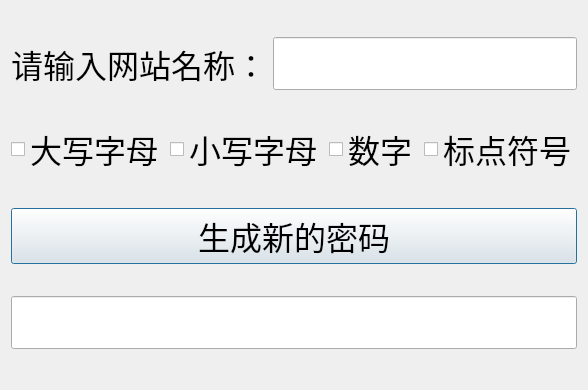
<?xml version="1.0" encoding="UTF-8"?>
<ui version="4.0">
 <class>PasswordGenerator</class>
 <widget class="QDialog" name="PasswordGenerator">
  <property name="geometry">
   <rect>
    <x>0</x>
    <y>0</y>
    <width>578</width>
    <height>390</height>
   </rect>
  </property>
  <property name="windowTitle">
   <string>密码生成小程序</string>
  </property>
  <layout class="QVBoxLayout" name="verticalLayout">
   <item>
    <layout class="QHBoxLayout" name="horizontalLayout">
     <item>
      <widget class="QLabel" name="label">
       <property name="font">
        <font>
         <family>Adobe Heiti Std</family>
         <pointsize>24</pointsize>
        </font>
       </property>
       <property name="text">
        <string>请输入网站名称：</string>
       </property>
      </widget>
     </item>
     <item>
      <widget class="QLineEdit" name="lineEdit_site">
       <property name="font">
        <font>
         <family>Adobe Heiti Std</family>
         <pointsize>24</pointsize>
        </font>
       </property>
      </widget>
     </item>
    </layout>
   </item>
   <item>
    <layout class="QHBoxLayout" name="horizontalLayout_2">
     <item>
      <widget class="QCheckBox" name="checkBox_upper">
       <property name="font">
        <font>
         <family>Adobe Heiti Std</family>
         <pointsize>24</pointsize>
        </font>
       </property>
       <property name="text">
        <string>大写字母</string>
       </property>
      </widget>
     </item>
     <item>
      <widget class="QCheckBox" name="checkBox_lower">
       <property name="font">
        <font>
         <family>Adobe Heiti Std</family>
         <pointsize>24</pointsize>
        </font>
       </property>
       <property name="text">
        <string>小写字母</string>
       </property>
      </widget>
     </item>
     <item>
      <widget class="QCheckBox" name="checkBox_number">
       <property name="font">
        <font>
         <family>Adobe Heiti Std</family>
         <pointsize>24</pointsize>
        </font>
       </property>
       <property name="text">
        <string>数字</string>
       </property>
      </widget>
     </item>
     <item>
      <widget class="QCheckBox" name="checkBox_puc">
       <property name="font">
        <font>
         <family>Adobe Heiti Std</family>
         <pointsize>24</pointsize>
        </font>
       </property>
       <property name="text">
        <string>标点符号</string>
       </property>
      </widget>
     </item>
    </layout>
   </item>
   <item>
    <widget class="QPushButton" name="pushButton">
     <property name="font">
      <font>
       <family>Adobe Heiti Std</family>
       <pointsize>24</pointsize>
      </font>
     </property>
     <property name="text">
      <string>生成新的密码</string>
     </property>
    </widget>
   </item>
   <item>
    <widget class="QLineEdit" name="lineEdit_result">
     <property name="font">
      <font>
       <family>Adobe Heiti Std</family>
       <pointsize>24</pointsize>
      </font>
     </property>
    </widget>
   </item>
  </layout>
 </widget>
 <resources/>
 <connections/>
</ui>
